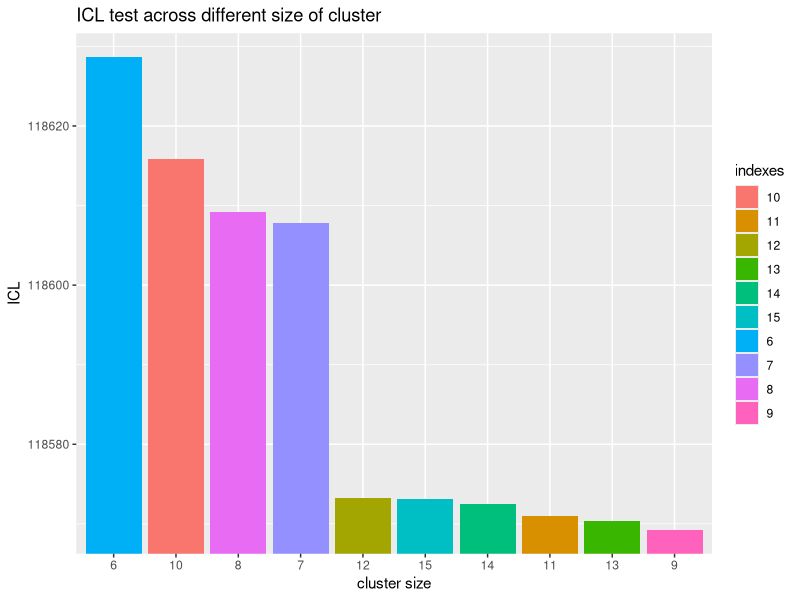
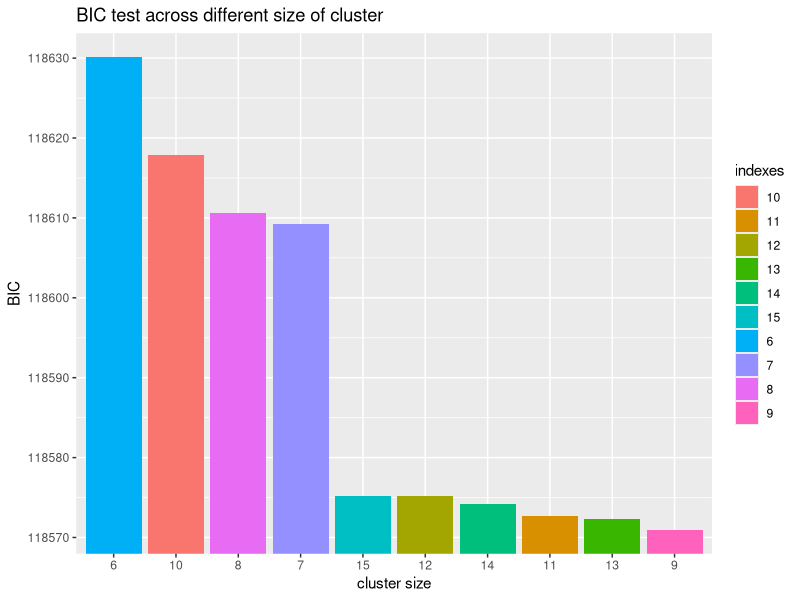
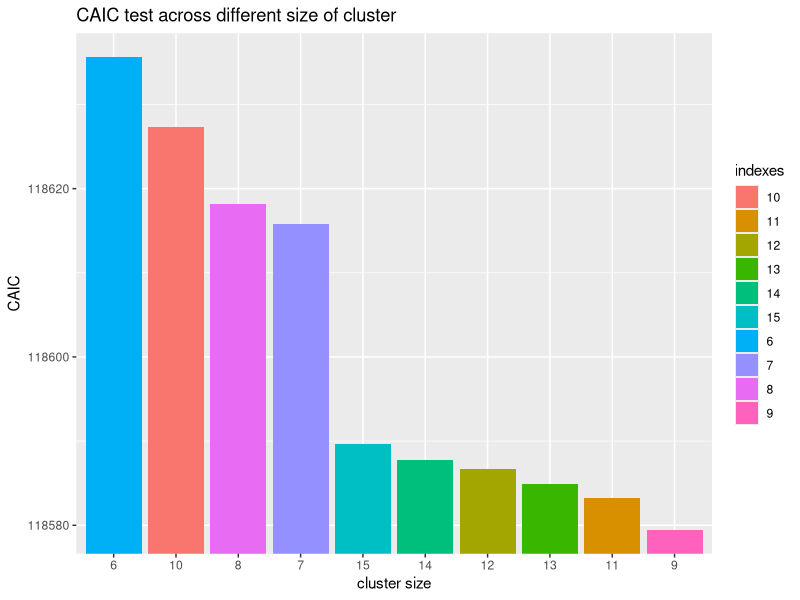
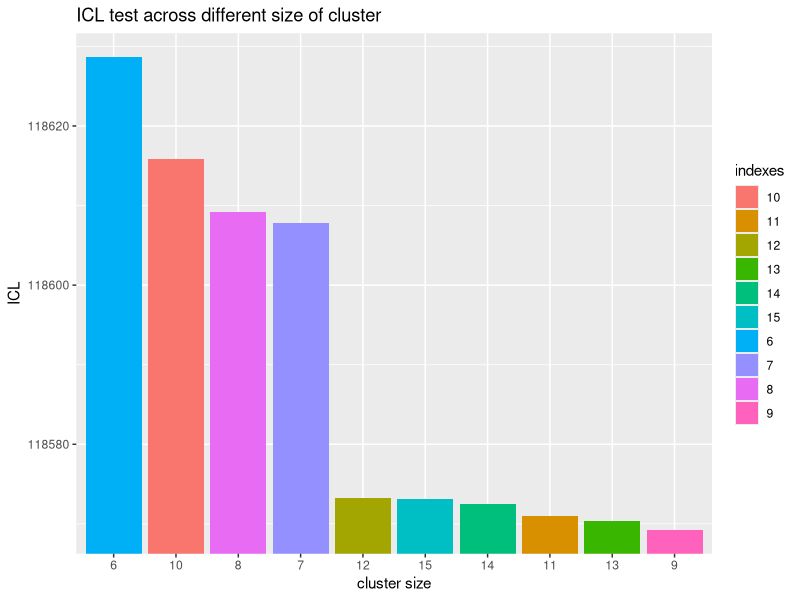

Write the R code that produced these figures, in order.
library("tidyverse")

result_data <-  as_tibble(read.csv("./results/selection_results_15.csv"))%>%
  select(-X)

aux_data <- result_data %>%
  select(starts_with("X"))%>%
  t()%>%
  as.matrix()

aux_data <- aux_data*-1
colnames(aux_data, do.NULL = FALSE)
colnames(aux_data) <- t(result_data["selection"])
aux_data <- data.frame(aux_data)
aux_data$indexes <- as.character(seq(15))
aux_data$num_indexes <- seq(15)

aux_data <- aux_data%>%
  filter(num_indexes > 5)


ggplot(aux_data, aes(x = reorder(indexes, -ICL), y = ICL, fill = indexes)) + 
  geom_bar(stat = "identity")+
  coord_cartesian(ylim = c(min(aux_data$ICL),max(aux_data$ICL)))+
  ggtitle("ICL test across different size of cluster")+
  xlab("cluster size")

ggplot(aux_data, aes(x = reorder(indexes, -BIC), y = BIC, fill = indexes)) + 
  geom_bar(stat = "identity")+
  coord_cartesian(ylim = c(min(aux_data$BIC),max(aux_data$BIC)))+
  ggtitle("BIC test across different size of cluster")+
  xlab("cluster size")

ggplot(aux_data, aes(x = reorder(indexes, -CAIC), y = CAIC, fill = indexes)) + 
  geom_bar(stat = "identity")+
  coord_cartesian(ylim = c(min(aux_data$CAIC),max(aux_data$CAIC)))+
  ggtitle("CAIC test across different size of cluster")+
  xlab("cluster size")

ggplot(aux_data, aes(x = reorder(indexes, -ICL), y = ICL, fill = indexes)) + 
  geom_bar(stat = "identity")+
  coord_cartesian(ylim = c(min(aux_data$ICL),max(aux_data$ICL)))+
  ggtitle("ICL test across different size of cluster")+
  xlab("cluster size")



  

